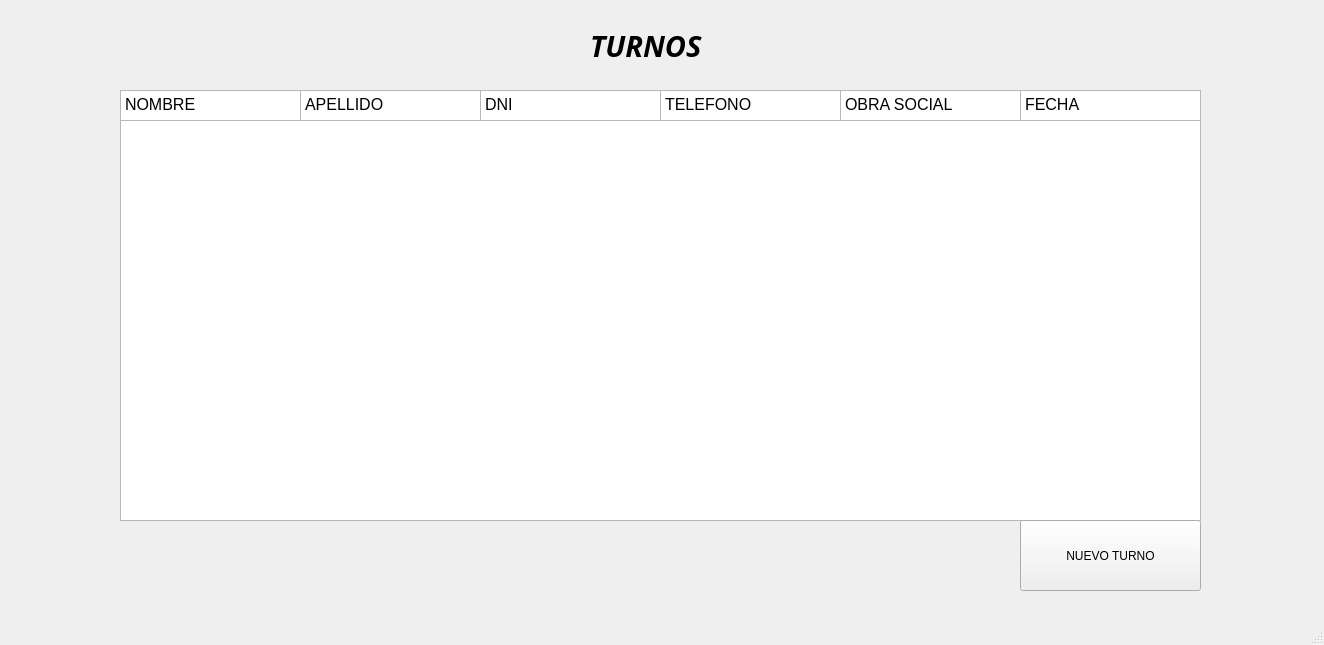
<?xml version="1.0" encoding="UTF-8"?>
<ui version="4.0">
 <class>MainWindow</class>
 <widget class="QMainWindow" name="MainWindow">
  <property name="geometry">
   <rect>
    <x>0</x>
    <y>0</y>
    <width>1324</width>
    <height>645</height>
   </rect>
  </property>
  <property name="windowTitle">
   <string>MainWindow</string>
  </property>
  <widget class="QWidget" name="centralwidget">
   <widget class="QLabel" name="label">
    <property name="geometry">
     <rect>
      <x>590</x>
      <y>30</y>
      <width>121</width>
      <height>31</height>
     </rect>
    </property>
    <property name="font">
     <font>
      <family>Ubuntu Mono</family>
      <pointsize>22</pointsize>
      <weight>75</weight>
      <italic>true</italic>
      <bold>true</bold>
     </font>
    </property>
    <property name="text">
     <string>TURNOS</string>
    </property>
   </widget>
   <widget class="QColumnView" name="tablahistorialT">
    <property name="geometry">
     <rect>
      <x>120</x>
      <y>90</y>
      <width>1081</width>
      <height>431</height>
     </rect>
    </property>
    <property name="verticalScrollBarPolicy">
     <enum>Qt::ScrollBarAsNeeded</enum>
    </property>
   </widget>
   <widget class="QPushButton" name="bottonnuevoturno">
    <property name="geometry">
     <rect>
      <x>1020</x>
      <y>520</y>
      <width>181</width>
      <height>71</height>
     </rect>
    </property>
    <property name="text">
     <string>NUEVO TURNO</string>
    </property>
   </widget>
   <widget class="QTextBrowser" name="textBrowser">
    <property name="geometry">
     <rect>
      <x>120</x>
      <y>90</y>
      <width>181</width>
      <height>31</height>
     </rect>
    </property>
    <property name="html">
     <string>&lt;!DOCTYPE HTML PUBLIC &quot;-//W3C//DTD HTML 4.0//EN&quot; &quot;http://www.w3.org/TR/REC-html40/strict.dtd&quot;&gt;
&lt;html&gt;&lt;head&gt;&lt;meta name=&quot;qrichtext&quot; content=&quot;1&quot; /&gt;&lt;style type=&quot;text/css&quot;&gt;
p, li { white-space: pre-wrap; }
&lt;/style&gt;&lt;/head&gt;&lt;body style=&quot; font-family:'Sans Serif'; font-size:9pt; font-weight:400; font-style:normal;&quot;&gt;
&lt;p style=&quot; margin-top:0px; margin-bottom:0px; margin-left:0px; margin-right:0px; -qt-block-indent:0; text-indent:0px;&quot;&gt;&lt;span style=&quot; font-size:12pt;&quot;&gt;NOMBRE&lt;/span&gt;&lt;/p&gt;&lt;/body&gt;&lt;/html&gt;</string>
    </property>
   </widget>
   <widget class="QTextBrowser" name="textBrowser_2">
    <property name="geometry">
     <rect>
      <x>300</x>
      <y>90</y>
      <width>181</width>
      <height>31</height>
     </rect>
    </property>
    <property name="html">
     <string>&lt;!DOCTYPE HTML PUBLIC &quot;-//W3C//DTD HTML 4.0//EN&quot; &quot;http://www.w3.org/TR/REC-html40/strict.dtd&quot;&gt;
&lt;html&gt;&lt;head&gt;&lt;meta name=&quot;qrichtext&quot; content=&quot;1&quot; /&gt;&lt;style type=&quot;text/css&quot;&gt;
p, li { white-space: pre-wrap; }
&lt;/style&gt;&lt;/head&gt;&lt;body style=&quot; font-family:'Sans Serif'; font-size:9pt; font-weight:400; font-style:normal;&quot;&gt;
&lt;p style=&quot; margin-top:0px; margin-bottom:0px; margin-left:0px; margin-right:0px; -qt-block-indent:0; text-indent:0px;&quot;&gt;&lt;span style=&quot; font-size:12pt;&quot;&gt;APELLIDO&lt;/span&gt;&lt;/p&gt;&lt;/body&gt;&lt;/html&gt;</string>
    </property>
   </widget>
   <widget class="QTextBrowser" name="textBrowser_3">
    <property name="geometry">
     <rect>
      <x>480</x>
      <y>90</y>
      <width>181</width>
      <height>31</height>
     </rect>
    </property>
    <property name="html">
     <string>&lt;!DOCTYPE HTML PUBLIC &quot;-//W3C//DTD HTML 4.0//EN&quot; &quot;http://www.w3.org/TR/REC-html40/strict.dtd&quot;&gt;
&lt;html&gt;&lt;head&gt;&lt;meta name=&quot;qrichtext&quot; content=&quot;1&quot; /&gt;&lt;style type=&quot;text/css&quot;&gt;
p, li { white-space: pre-wrap; }
&lt;/style&gt;&lt;/head&gt;&lt;body style=&quot; font-family:'Sans Serif'; font-size:9pt; font-weight:400; font-style:normal;&quot;&gt;
&lt;p style=&quot; margin-top:0px; margin-bottom:0px; margin-left:0px; margin-right:0px; -qt-block-indent:0; text-indent:0px;&quot;&gt;&lt;span style=&quot; font-size:12pt;&quot;&gt;DNI&lt;/span&gt;&lt;/p&gt;&lt;/body&gt;&lt;/html&gt;</string>
    </property>
   </widget>
   <widget class="QTextBrowser" name="textBrowser_4">
    <property name="geometry">
     <rect>
      <x>660</x>
      <y>90</y>
      <width>181</width>
      <height>31</height>
     </rect>
    </property>
    <property name="html">
     <string>&lt;!DOCTYPE HTML PUBLIC &quot;-//W3C//DTD HTML 4.0//EN&quot; &quot;http://www.w3.org/TR/REC-html40/strict.dtd&quot;&gt;
&lt;html&gt;&lt;head&gt;&lt;meta name=&quot;qrichtext&quot; content=&quot;1&quot; /&gt;&lt;style type=&quot;text/css&quot;&gt;
p, li { white-space: pre-wrap; }
&lt;/style&gt;&lt;/head&gt;&lt;body style=&quot; font-family:'Sans Serif'; font-size:9pt; font-weight:400; font-style:normal;&quot;&gt;
&lt;p style=&quot; margin-top:0px; margin-bottom:0px; margin-left:0px; margin-right:0px; -qt-block-indent:0; text-indent:0px;&quot;&gt;&lt;span style=&quot; font-size:12pt;&quot;&gt;TELEFONO&lt;/span&gt;&lt;/p&gt;&lt;/body&gt;&lt;/html&gt;</string>
    </property>
   </widget>
   <widget class="QTextBrowser" name="textBrowser_5">
    <property name="geometry">
     <rect>
      <x>840</x>
      <y>90</y>
      <width>181</width>
      <height>31</height>
     </rect>
    </property>
    <property name="html">
     <string>&lt;!DOCTYPE HTML PUBLIC &quot;-//W3C//DTD HTML 4.0//EN&quot; &quot;http://www.w3.org/TR/REC-html40/strict.dtd&quot;&gt;
&lt;html&gt;&lt;head&gt;&lt;meta name=&quot;qrichtext&quot; content=&quot;1&quot; /&gt;&lt;style type=&quot;text/css&quot;&gt;
p, li { white-space: pre-wrap; }
&lt;/style&gt;&lt;/head&gt;&lt;body style=&quot; font-family:'Sans Serif'; font-size:9pt; font-weight:400; font-style:normal;&quot;&gt;
&lt;p style=&quot; margin-top:0px; margin-bottom:0px; margin-left:0px; margin-right:0px; -qt-block-indent:0; text-indent:0px;&quot;&gt;&lt;span style=&quot; font-size:12pt;&quot;&gt;OBRA SOCIAL&lt;/span&gt;&lt;/p&gt;&lt;/body&gt;&lt;/html&gt;</string>
    </property>
   </widget>
   <widget class="QTextBrowser" name="textBrowser_6">
    <property name="geometry">
     <rect>
      <x>1020</x>
      <y>90</y>
      <width>181</width>
      <height>31</height>
     </rect>
    </property>
    <property name="html">
     <string>&lt;!DOCTYPE HTML PUBLIC &quot;-//W3C//DTD HTML 4.0//EN&quot; &quot;http://www.w3.org/TR/REC-html40/strict.dtd&quot;&gt;
&lt;html&gt;&lt;head&gt;&lt;meta name=&quot;qrichtext&quot; content=&quot;1&quot; /&gt;&lt;style type=&quot;text/css&quot;&gt;
p, li { white-space: pre-wrap; }
&lt;/style&gt;&lt;/head&gt;&lt;body style=&quot; font-family:'Sans Serif'; font-size:9pt; font-weight:400; font-style:normal;&quot;&gt;
&lt;p style=&quot; margin-top:0px; margin-bottom:0px; margin-left:0px; margin-right:0px; -qt-block-indent:0; text-indent:0px;&quot;&gt;&lt;span style=&quot; font-size:12pt;&quot;&gt;FECHA&lt;/span&gt;&lt;/p&gt;&lt;/body&gt;&lt;/html&gt;</string>
    </property>
   </widget>
  </widget>
  <widget class="QMenuBar" name="menubar">
   <property name="geometry">
    <rect>
     <x>0</x>
     <y>0</y>
     <width>1324</width>
     <height>20</height>
    </rect>
   </property>
  </widget>
  <widget class="QStatusBar" name="statusbar"/>
 </widget>
 <resources/>
 <connections/>
</ui>
